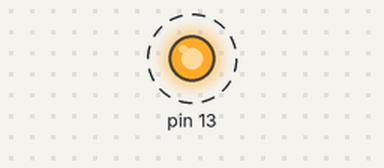
A sketch run on a simulated Arduino Uno, built with avr-gcc and run on an emulated ATmega328P. Shown: output pins drawn as LEDs (lit = HIGH). Dashed ring = blinking.

Above: at 0.3 s.
Timing chart, 0 to 3.2 s (numbered marks = the images above):
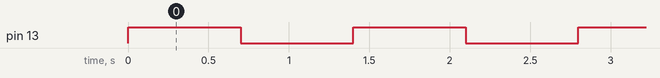

The sketch:

hello_world.ino
```cpp
void setup() {
pinMode(13, OUTPUT);
}

void loop() {
  digitalWrite(13,HIGH);
  delay(700);
  digitalWrite(13, LOW);
  delay(700);
}
```

Measured:
- by itself, pin 13: alternates HIGH for 0.70 s and LOW for 0.70 s
